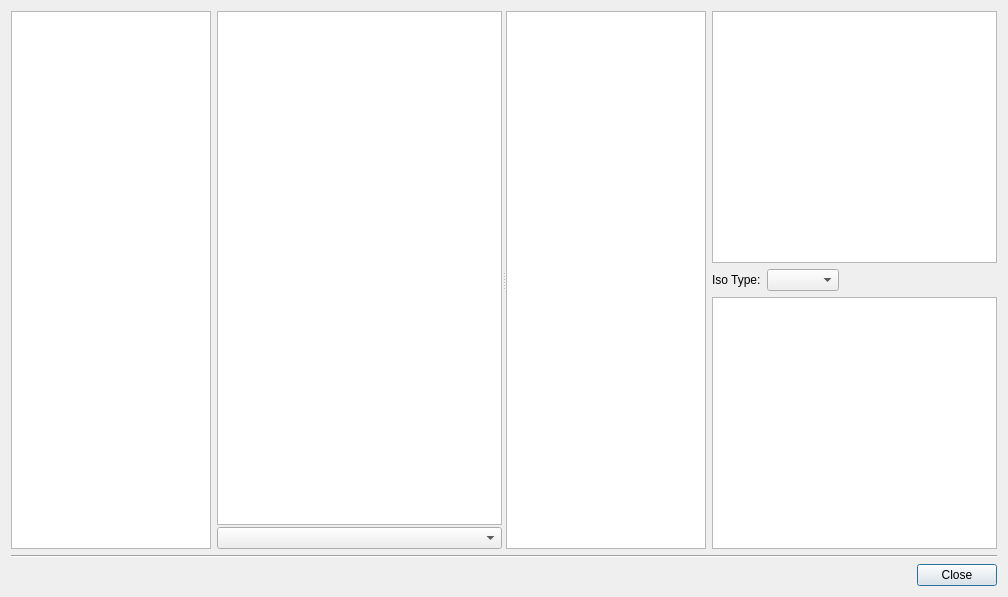
<?xml version="1.0" encoding="UTF-8"?>
<ui version="4.0">
 <class>VirtualTilesetDialog</class>
 <widget class="QDialog" name="VirtualTilesetDialog">
  <property name="geometry">
   <rect>
    <x>0</x>
    <y>0</y>
    <width>1008</width>
    <height>597</height>
   </rect>
  </property>
  <property name="windowTitle">
   <string>Virtual Tilesets</string>
  </property>
  <layout class="QGridLayout" name="gridLayout" rowstretch="1,0,0">
   <item row="2" column="0">
    <layout class="QHBoxLayout" name="buttonsLayout">
     <item>
      <widget class="QDialogButtonBox" name="buttonBox">
       <property name="orientation">
        <enum>Qt::Horizontal</enum>
       </property>
       <property name="standardButtons">
        <set>QDialogButtonBox::Close</set>
       </property>
      </widget>
     </item>
    </layout>
   </item>
   <item row="0" column="0">
    <widget class="QSplitter" name="splitter">
     <property name="orientation">
      <enum>Qt::Horizontal</enum>
     </property>
     <property name="childrenCollapsible">
      <bool>false</bool>
     </property>
     <widget class="QWidget" name="layoutWidget">
      <layout class="QHBoxLayout" name="horizontalLayout_3" stretch="0,1">
       <item>
        <layout class="QVBoxLayout" name="verticalLayout">
         <property name="spacing">
          <number>2</number>
         </property>
         <item>
          <widget class="QListWidget" name="vTilesetNames">
           <property name="maximumSize">
            <size>
             <width>200</width>
             <height>16777215</height>
            </size>
           </property>
          </widget>
         </item>
         <item>
          <layout class="QHBoxLayout" name="vTilesetToolbarLayout"/>
         </item>
        </layout>
       </item>
       <item>
        <layout class="QVBoxLayout" name="verticalLayout_3">
         <property name="spacing">
          <number>2</number>
         </property>
         <item>
          <widget class="Tiled::Internal::VirtualTilesetView" name="vTilesetTiles"/>
         </item>
         <item>
          <layout class="QHBoxLayout" name="vTileToolbarLayout">
           <item>
            <widget class="QComboBox" name="scaleCombo"/>
           </item>
          </layout>
         </item>
        </layout>
       </item>
      </layout>
     </widget>
     <widget class="QWidget" name="layoutWidget">
      <layout class="QHBoxLayout" name="horizontalLayout_4">
       <item>
        <widget class="QListWidget" name="orthoFiles">
         <property name="maximumSize">
          <size>
           <width>200</width>
           <height>16777215</height>
          </size>
         </property>
        </widget>
       </item>
       <item>
        <layout class="QVBoxLayout" name="verticalLayout_2">
         <item>
          <widget class="Tiled::Internal::TilesetView" name="orthoTiles"/>
         </item>
         <item>
          <layout class="QHBoxLayout" name="horizontalLayout">
           <item>
            <widget class="QLabel" name="label">
             <property name="text">
              <string>Iso Type:</string>
             </property>
            </widget>
           </item>
           <item>
            <widget class="QComboBox" name="comboBox"/>
           </item>
           <item>
            <spacer name="horizontalSpacer">
             <property name="orientation">
              <enum>Qt::Horizontal</enum>
             </property>
             <property name="sizeHint" stdset="0">
              <size>
               <width>40</width>
               <height>20</height>
              </size>
             </property>
            </spacer>
           </item>
          </layout>
         </item>
         <item>
          <widget class="Tiled::Internal::VirtualTilesetView" name="isoTiles"/>
         </item>
        </layout>
       </item>
      </layout>
     </widget>
    </widget>
   </item>
   <item row="1" column="0">
    <widget class="Line" name="line">
     <property name="orientation">
      <enum>Qt::Horizontal</enum>
     </property>
    </widget>
   </item>
  </layout>
  <action name="actionAddTileset">
   <property name="icon">
    <iconset resource="tiled.qrc">
     <normaloff>:/images/16x16/document-new.png</normaloff>:/images/16x16/document-new.png</iconset>
   </property>
   <property name="text">
    <string>Add Virtual Tileset</string>
   </property>
   <property name="toolTip">
    <string>Add Virtual Tileset</string>
   </property>
  </action>
  <action name="actionRemoveTileset">
   <property name="icon">
    <iconset resource="tiled.qrc">
     <normaloff>:/images/16x16/edit-delete.png</normaloff>:/images/16x16/edit-delete.png</iconset>
   </property>
   <property name="text">
    <string>Remove Virtual Tileset</string>
   </property>
  </action>
  <action name="actionClearVTiles">
   <property name="icon">
    <iconset resource="tiled.qrc">
     <normaloff>:/images/16x16/edit-clear.png</normaloff>:/images/16x16/edit-clear.png</iconset>
   </property>
   <property name="text">
    <string>Clear Selected Tiles</string>
   </property>
  </action>
 </widget>
 <customwidgets>
  <customwidget>
   <class>Tiled::Internal::VirtualTilesetView</class>
   <extends>QTableView</extends>
   <header>virtualtilesetview.h</header>
  </customwidget>
  <customwidget>
   <class>Tiled::Internal::TilesetView</class>
   <extends>QTableView</extends>
   <header>tilesetview.h</header>
  </customwidget>
 </customwidgets>
 <resources>
  <include location="tiled.qrc"/>
 </resources>
 <connections>
  <connection>
   <sender>buttonBox</sender>
   <signal>accepted()</signal>
   <receiver>VirtualTilesetDialog</receiver>
   <slot>accept()</slot>
   <hints>
    <hint type="sourcelabel">
     <x>248</x>
     <y>254</y>
    </hint>
    <hint type="destinationlabel">
     <x>157</x>
     <y>274</y>
    </hint>
   </hints>
  </connection>
  <connection>
   <sender>buttonBox</sender>
   <signal>rejected()</signal>
   <receiver>VirtualTilesetDialog</receiver>
   <slot>reject()</slot>
   <hints>
    <hint type="sourcelabel">
     <x>316</x>
     <y>260</y>
    </hint>
    <hint type="destinationlabel">
     <x>286</x>
     <y>274</y>
    </hint>
   </hints>
  </connection>
 </connections>
</ui>
